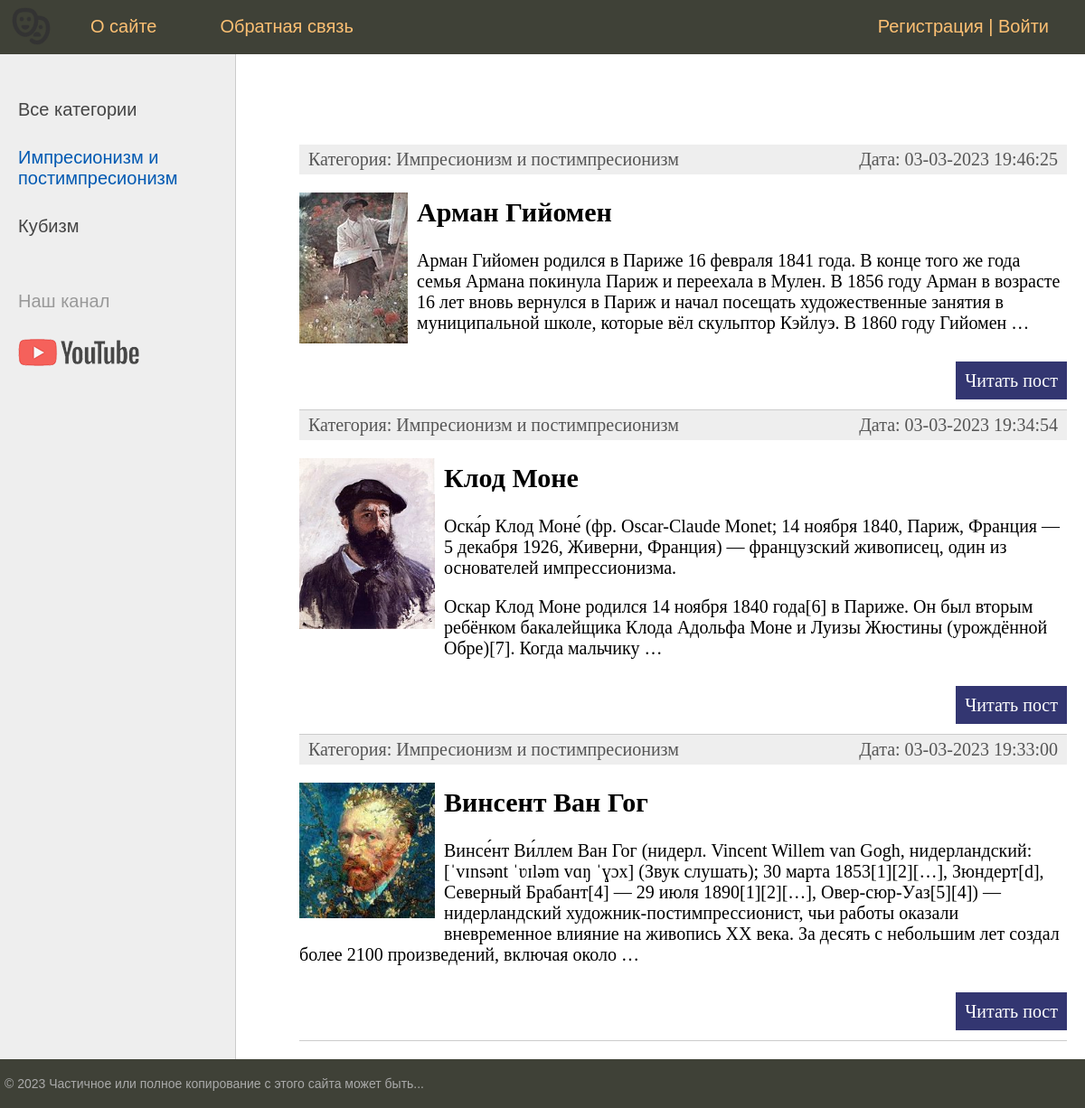
The app's page /category/imresionizm-i-postimpresionizm/ with its own data.
### artists/models.py (models this page shows, shortened)
class Category(models.Model):
    name = models.CharField(max_length=100, db_index=True, verbose_name="Категория")
    slug = models.SlugField(max_length=255, unique=True, db_index=True, verbose_name="URL")
    def __str__(self):
        return self.name
    def get_absolute_url(self):
        return reverse("category", kwargs={"cat_slug": self.slug})
    class Meta:
        verbose_name = "Категории"
        verbose_name_plural = "Категории"
        ordering = ["id"]

class Artists(models.Model):
    title = models.CharField(max_length=250, verbose_name="Заголовок")
    slug = models.SlugField(max_length=255, unique=True, db_index=True, verbose_name='URL')
    content = models.TextField(blank=True, verbose_name="Текст статьи")
    photo = models.ImageField(upload_to="photos/%Y/%m/%d/", verbose_name="Фото")
    time_create = models.DateTimeField(auto_now_add=True, verbose_name="Время создания")
    time_update = models.DateTimeField(auto_now=True, verbose_name="Время изменения")
    is_published = models.BooleanField(default=True, verbose_name="Публикация")
    cat = models.ForeignKey("Category", on_delete=models.PROTECT, verbose_name="Категории")
    def get_absolute_url(self):
        return reverse("post", kwargs={"post_slug": self.slug})
    class Meta:
        verbose_name = "Художники"
        verbose_name_plural = "Известные Художники"
        ordering = ["-time_create"]

### artists/views.py (the view)
# urls.py: path("category/<slug:cat_slug>/", views.ArtistsCategory.as_view(), name="category"),
class ArtistsCategory(DataMixin, ListView):
    model = Artists
    template_name = "artists/index.html"
    context_object_name = "posts"
    allow_empty = False
    def get_queryset(self):
        return Artists.objects.filter(cat__slug=self.kwargs["cat_slug"], is_published=True).select_related("cat")
    def get_context_data(self, *, object_list=None, **kwargs):
        context = super().get_context_data(**kwargs)
        c = Category.objects.get(slug=self.kwargs["cat_slug"])
        c_def = self.get_user_context(title="Категория - " + c.name,
                                            cat_selected=c.pk)
        return dict(list(context.items()) + list(c_def.items()))

### artists/utils.py (called while the page is built)
    def get_user_context(self, **kwargs):
        context = kwargs
        cats = Category.objects.annotate(Count('artists'))
        user_menu = menu.copy()
        if not self.request.user.is_authenticated:
            user_menu.pop(1)
        context['menu'] = user_menu
        context["cats"] = cats
        if "cat_selected" not in context:
            context["cat_selected"] = 0
        return context

### artists/templates/artists/index.html (shortened to what this page needs)
{% extends "artists/base.html" %}
{% block content %}
<ul class="list-articles">
    {% for p in posts %}
        <li><div class="article-panel">
    <p class="first">Категория: {{ p.cat }}</p>
    <p class="last">Дата: {{ p.time_update|date:"d-m-Y H:i:s" }}</p>
</div>
{% if p.photo %}
    <p><img class="img-article-left thumb" src="{{ p.photo.url }}"></p>
{% endif %}
            {% autoescape on %}
            <h2>{{ p.title }}</h2>
            <p>{{ p.content|linebreaks|truncatewords:50 }}</p>
            {% endautoescape %}
            <p class="link-read-post"><a href="{{ p.get_absolute_url }}">Читать пост</a></p>
        </li>
    {% endfor %}
</ul>
{% endblock content %}

### artists/templates/artists/base.html (shortened to what this page needs)
{% load static %}
{% load artists_tag %}
<!DOCTYPE html>
<html>
<head>
    <link rel='stylesheet' type='text/css' href='{% static "artists/css/styles.css" %}'>
</head>
<body>
<table class="table-page" border=0 cellpadding="0" cellspacing="0">
<tr><td valign="top">
{% block mainmenu %}
    <div class="header">
        <ul id="mainmenu" class="mainmenu">
        <li class="logo"><a href="{% url 'home' %}"><div class="logo"></div></a></li>
{% for m in menu %}
        <li><a href="{% url m.url_name %}">{{ m.title }}</a></li>
{% endfor %}
        {% if request.user.is_authenticated%}
        <li class="last">{{ user.username }} | <a href="{% url 'logout' %}">Выйти</a></li>
        {% else %}
        <li class="last"><a href="{% url 'register' %}">Регистрация</a> | <a href="{% url 'login' %}">Войти</a></li>
        {% endif %}
        </ul>
    </div>
{% endblock mainmenu %}
<table class="table-content" border=0 cellpadding="0" cellspacing="0">
<tr>
    <td valign="top" class="left-chapters">
    <ul id="leftchpters">
{% if cat_selected == 0 %}
        <li class="selected">Все категории</li>
{% else %}
        <li ><a href="{% url 'home' %}">Все категории</a></li>
{% endif %}
{% for c in cats %}
    {% if c.artists__count > 0 %}
        {% if c.pk == cat_selected %}
            <li class="selected">{{ c.name }}</li>
        {% else %}
            <li><a href="{{ c.get_absolute_url }}">{{ c.name }}</a></li>
        {% endif %}
    {% endif %}
{% endfor %}
        <li class="share">
            <p>Наш канал</p>
            <a class="share-yt" href="#"></a>
        </li>
    </ul>
</td>
<td valign="top" class="content">
    <div class="content-text">
{% block content %}
{% endblock content %}
    </div>
</td></tr></table>
</td></tr>
<tr><td valign=top>
    <div id="footer">
        <p>&copy; 2023 Частичное или полное копирование с этого сайта может быть...</p>
    </div>
</td></tr></table>
</body>
</html>

### artists/static/artists/css/styles.css (style rules this page uses)
html, body { font-family: 'Arial'; margin: 0; padding: 0; height: 100%; width: 100%; color: #444; }
a { color: #0059b2; text-decoration: none; }
img { max-width: 600px; height: auto; }
img.img-article-left { max-width: 300px; height: auto; float: left; padding: 0 10px 10px 0; }
img.img-article-left.thumb { max-width: 150px; height: auto; }
p.link-read-post { text-align: right; }
p.link-read-post a { padding: 10px; min-width: 100px; background: #333671; color: #fff; text-decoration: none; }
div.article-panel { background: #eee; padding: 5px 10px 5px 10px; box-sizing: border-box; overflow: hidden; color: #555; }
div.article-panel p.first { margin: 0; float: left; }
div.article-panel p.last { margin: 0; float: right; }
ul.list-articles { list-style: none; margin: 0; padding: 0; }
ul.list-articles li { border-bottom: 1px solid #ccc; }
.table-page { width: 100%; height: 100%; vertical-align: top; }
.table-page tr { height: 100%; }
.header { background: #3F4137; height: 60px; }
.logo { background: url('../images/logo.png') no-repeat 10px 5px; width: 70px; height: 60px; }
ul.mainmenu { list-style: none; margin: 0; padding: 0; height: 60px; color: #fdc073; font-size: 20px; overflow: hidden; }
ul.mainmenu li { float: left; margin: 18px 40px 0 30px; }
ul.mainmenu li.logo { margin: 0; }
ul.mainmenu li.last { float: right; }
ul.mainmenu li a { color: #fdc073; text-decoration: none; }
.table-content { width: 100%; min-height: 100%; height: 100%; }
.left-chapters { margin: 0; background: #eee; border-right: 1px solid #ccc; min-height: 100%; }
.left-chapters ul { width: 230px; min-height: 100%; margin: 0; padding: 20px 10px 10px 20px; list-style: none; font-size: 20px; }
.left-chapters ul li { margin: 30px 0 0 0; color: #999; }
.left-chapters ul li.selected { color: #0059b2; }
.left-chapters ul li a { color: #444; text-decoration: none; }
.left-chapters ul li.share { margin: 60px 0 0 0; }
.left-chapters ul li.share p { margin: 30px 0 30px 0; }
.left-chapters ul li.share a { display: inline-block; width: 40px; height: 40px; margin: 0 20px 0 0; }
.left-chapters ul li.share a.share-yt { width: 100%; height: 30px; background: url('../images/share_yt.png') no-repeat 0 0 }
.content { padding: 40px 20px 20px 40px; width: 100%; box-sizing: border-box; }
.content-text { margin: 60px 0 0 30px; color: #000; font-size: 20px; font-family: Yandex Sans Display Light; }
#footer { box-sizing: border-box; background: #3F4137; padding: 5px; color: #aaa; font-size: 14px; font-family: Verdana, Geneva, Arial, Helvetica; text-align: left; overflow: hidden; }

### records on screen
Category: name "Импресионизм и постимпресионизм"
Category: name "Кубизм"
Artists: cat "Импресионизм и постимпресионизм", time_update "03-03-2023 19:46:25", photo (picture), title "Арман Гийомен", content "Арман Гийомен родился в Париже 16 февраля 1841 года. В конце того же года семья Армана покинула Париж и переехала в Мулен. В 1856 году Арман в возрасте 16 лет вновь вернулся в Париж и начал посещать художественные занятия в муниципальной школе, которые вёл скульптор Кэйлуэ. В 1860 году Гийомен …"
Artists: cat "Импресионизм и постимпресионизм", time_update "03-03-2023 19:34:54", photo (picture), title "Клод Моне", content "Оска́р Клод Моне́ (фр. Oscar-Claude Monet; 14 ноября 1840, Париж, Франция — 5 декабря 1926, Живерни, Франция) — французский живописец, один из основателей импрессионизма. Оскар Клод Моне родился 14 ноября 1840 года[6] в Париже. Он был вторым ребёнком бакалейщика Клода Адольфа Моне и Луизы Жюстины (урождённой Обре)[7]. Когда мальчику …"
Artists: cat "Импресионизм и постимпресионизм", time_update "03-03-2023 19:33:00", photo (picture), title "Винсент Ван Гог", content "Винсе́нт Ви́ллем Ван Гог (нидерл. Vincent Willem van Gogh, нидерландский: [ˈvɪnsənt ˈʋɪləm vɑŋ ˈɣɔx] (Звук слушать); 30 марта 1853[1][2][…], Зюндерт[d], Северный Брабант[4] — 29 июля 1890[1][2][…], Овер-сюр-Уаз[5][4]) — нидерландский художник-постимпрессионист, чьи работы оказали вневременное влияние на живопись XX века. За десять с небольшим лет создал более 2100 произведений, включая около …"

### other values on screen
{{ m.title }} "О сайте" "Обратная связь"
